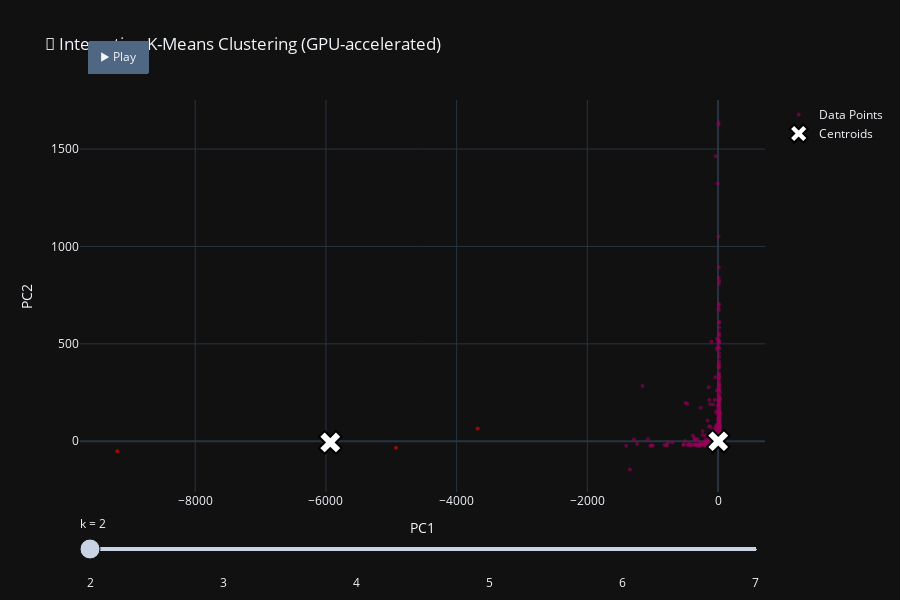

Write notebook code for a chart like this one.
### Code cell
# 🎯 INTERACTIVE CLUSTERING VISUALIZATION

print('🎯 Running GPU K-Means clustering with visualization...')

# Use 2D PCA projection for visualization
pca_2d = cuPCA(n_components=2)
data_2d = cp.asnumpy(pca_2d.fit_transform(viz_data_gpu))

# Test different k values
k_values = range(2, 8)
cluster_results = {}

for k in tqdm(k_values, desc='🔄 Clustering'):
    km = cuKMeans(n_clusters=k, random_state=42)
    labels = cp.asnumpy(km.fit_predict(viz_data_gpu))
    centers_2d = cp.asnumpy(pca_2d.transform(cp.asarray(km.cluster_centers_)))
    cluster_results[k] = {'labels': labels, 'centers': centers_2d, 'inertia': float(km.inertia_)}

# Create animated figure with slider
fig = go.Figure()

# Add frames for each k
frames = []
for k in k_values:
    labels = cluster_results[k]['labels']
    centers = cluster_results[k]['centers']
    
    frame_data = [
        go.Scatter(
            x=data_2d[:, 0], y=data_2d[:, 1],
            mode='markers',
            marker=dict(size=4, color=labels, colorscale='Rainbow', opacity=0.6),
            name='Data Points'
        ),
        go.Scatter(
            x=centers[:, 0], y=centers[:, 1],
            mode='markers',
            marker=dict(size=20, color='white', symbol='x', line=dict(width=2, color='black')),
            name='Centroids'
        )
    ]
    frames.append(go.Frame(data=frame_data, name=str(k)))

# Initial data (k=2)
k_init = 2
fig.add_trace(go.Scatter(
    x=data_2d[:, 0], y=data_2d[:, 1],
    mode='markers',
    marker=dict(size=4, color=cluster_results[k_init]['labels'], colorscale='Rainbow', opacity=0.6),
    name='Data Points'
))
fig.add_trace(go.Scatter(
    x=cluster_results[k_init]['centers'][:, 0],
    y=cluster_results[k_init]['centers'][:, 1],
    mode='markers',
    marker=dict(size=20, color='white', symbol='x', line=dict(width=2, color='black')),
    name='Centroids'
))

fig.frames = frames

# Slider
sliders = [dict(
    active=0,
    currentvalue={'prefix': 'k = '},
    steps=[dict(method='animate', args=[[str(k)], dict(mode='immediate')], label=str(k)) for k in k_values]
)]

fig.update_layout(
    title='🎯 Interactive K-Means Clustering (GPU-accelerated)',
    template='plotly_dark',
    height=600,
    sliders=sliders,
    xaxis_title='PC1',
    yaxis_title='PC2',
    updatemenus=[dict(
        type='buttons',
        showactive=False,
        y=1.15,
        x=0.1,
        buttons=[dict(label='▶ Play', method='animate', args=[None, {'frame': {'duration': 1000}}])]
    )]
)

fig.show()

### Figure 1 — Plotly figure (JSON) as saved in the notebook; plotly's stock layout.template omitted (floating-point values rounded to 4 significant figures; data arrays with more than 128 entries replaced by an {"elided": "..."} marker saying what was removed)
{"data": [{"marker": {"color": {"elided": "5000 int values"}, "colorscale": [[0, "rgb(150,0,90)"], [0.125, "rgb(0,0,200)"], [0.25, "rgb(0,25,255)"], [0.375, "rgb(0,152,255)"], [0.5, "rgb(44,255,150)"], [0.625, "rgb(151,255,0)"], [0.75, "rgb(255,234,0)"], [0.875, "rgb(255,111,0)"], [1, "rgb(255,0,0)"]], "opacity": 0.6, "size": 4}, "mode": "markers", "name": "Data Points", "type": "scatter", "x": {"elided": "5000 float values"}, "y": {"elided": "5000 float values"}}, {"marker": {"color": "white", "line": {"color": "black", "width": 2}, "size": 20, "symbol": "x"}, "mode": "markers", "name": "Centroids", "type": "scatter", "x": [3.562, -5933.0], "y": [0.003764, -6.264]}], "layout": {"height": 600, "sliders": [{"active": 0, "currentvalue": {"prefix": "k = "}, "steps": [{"args": [["2"], {"mode": "immediate"}], "label": "2", "method": "animate"}, {"args": [["3"], {"mode": "immediate"}], "label": "3", "method": "animate"}, {"args": [["4"], {"mode": "immediate"}], "label": "4", "method": "animate"}, {"args": [["5"], {"mode": "immediate"}], "label": "5", "method": "animate"}, {"args": [["6"], {"mode": "immediate"}], "label": "6", "method": "animate"}, {"args": [["7"], {"mode": "immediate"}], "label": "7", "method": "animate"}]}], "title": {"text": "🎯 Interactive K-Means Clustering (GPU-accelerated)"}, "updatemenus": [{"buttons": [{"args": [null, {"frame": {"duration": 1000}}], "label": "▶ Play", "method": "animate"}], "showactive": false, "type": "buttons", "x": 0.1, "y": 1.15}], "xaxis": {"title": {"text": "PC1"}}, "yaxis": {"title": {"text": "PC2"}}}}
